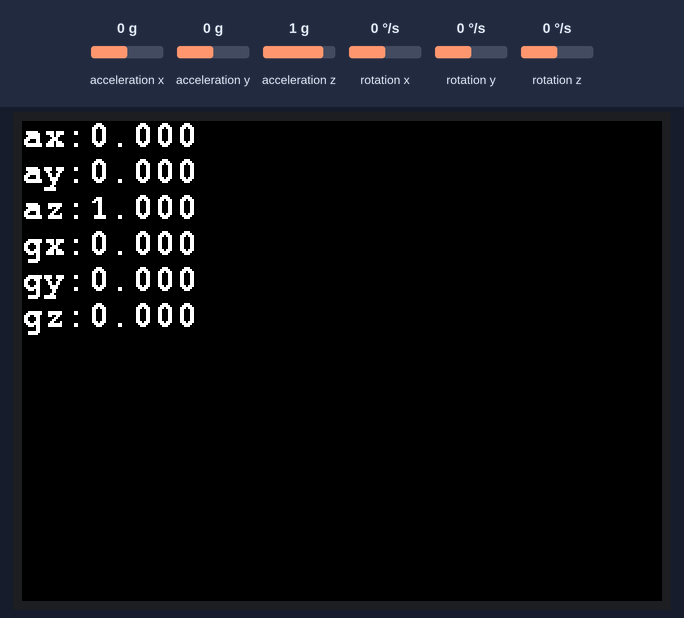
Recording of a sketch running on a simulated ESP32-S3. On the bench: 320×240 colour display. The inputs (shaded band) are chosen by the test bench; at power-on: acceleration x 0 g, acceleration y 0 g, acceleration z 1 g, rotation x 0 °/s, rotation y 0 °/s, rotation z 0 °/s. What the sketch prints to the serial monitor is not drawn.

Above: at 1.3 s.
1.4 s: acceleration x set to -1.4 g
At 2.7 s:
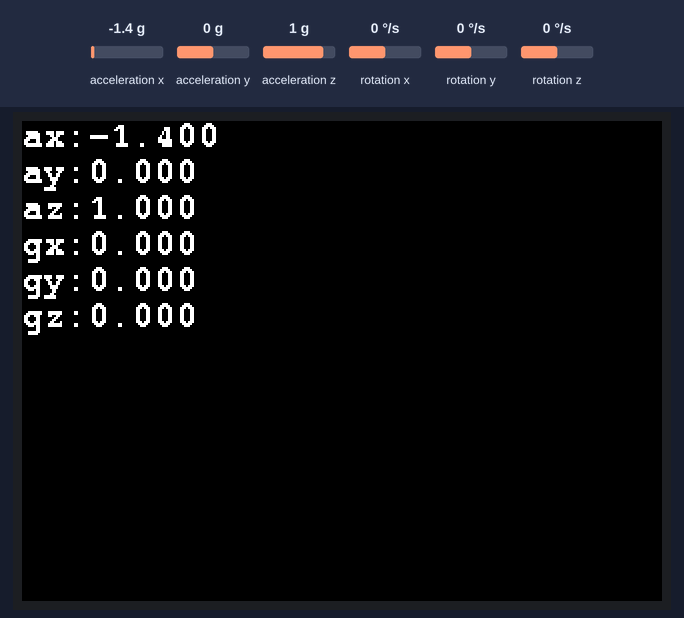
3.1 s: acceleration y set to -1.4 g
At 4.5 s:
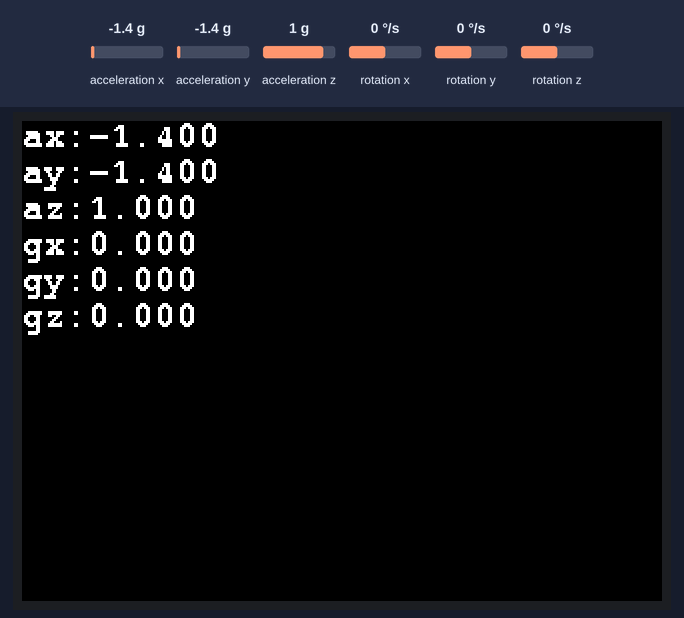
4.8 s: acceleration z set to -1.4 g
At 5.5 s:
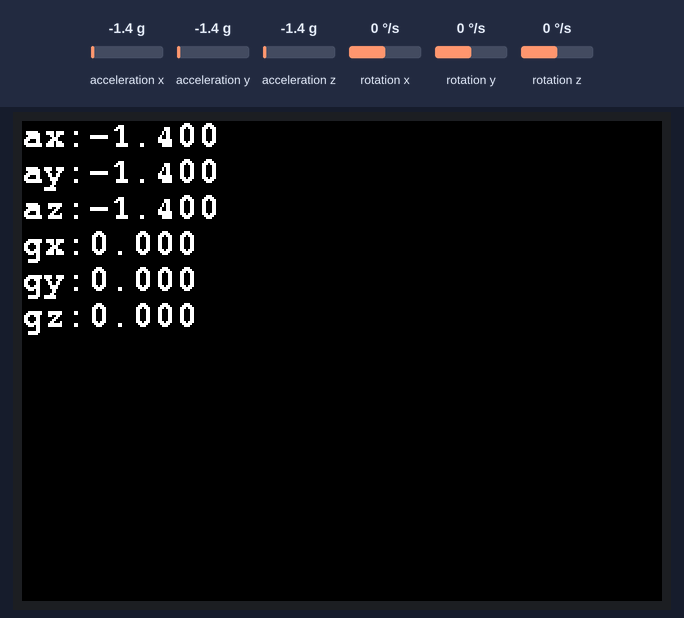
7.8 s: rotation x set to -192 °/s
At 8.7 s:
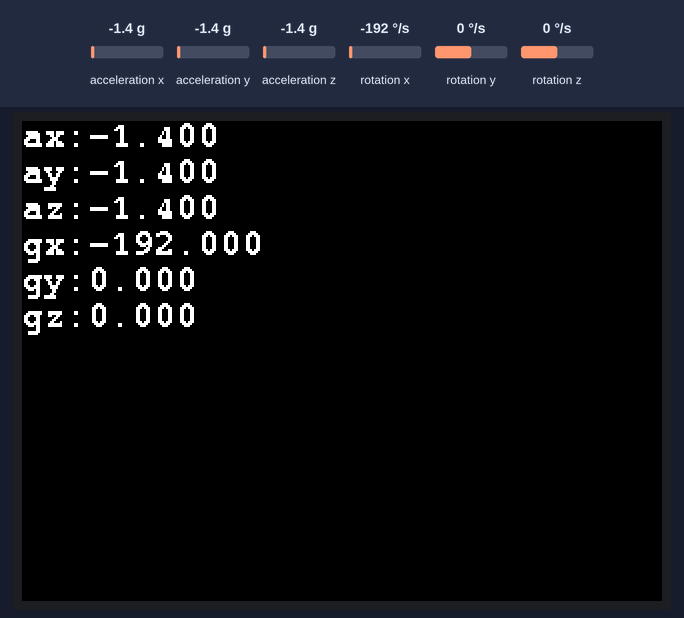
9.5 s: rotation y set to -192 °/s
At 10.0 s:
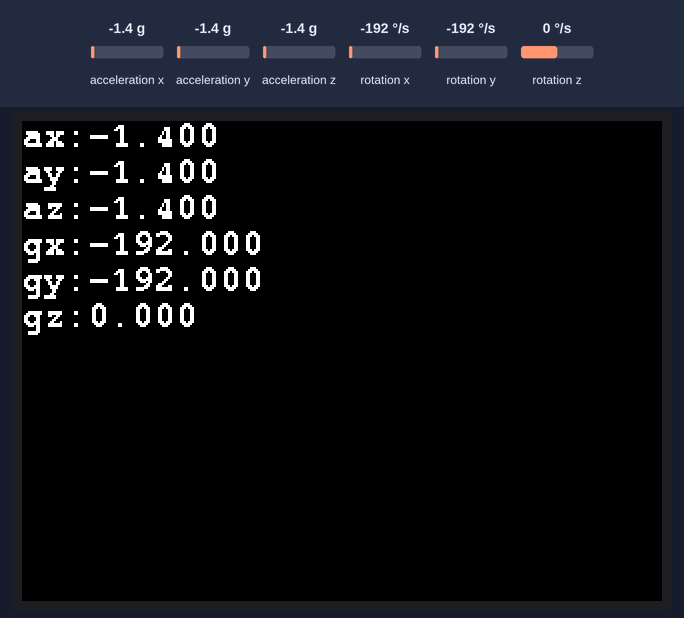
12.5 s: rotation x set to 0 °/s
At 13.3 s:
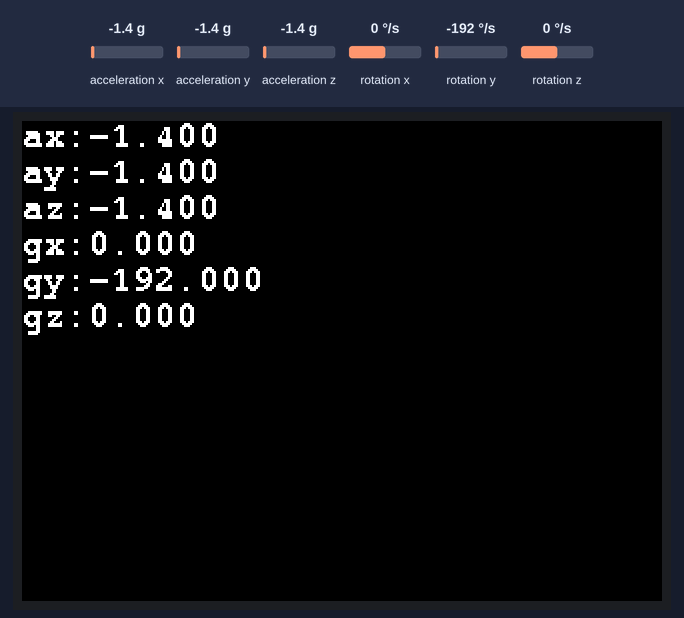
Timing chart, 0 to 15.5 s (numbered marks = the images above; inputs shaded):
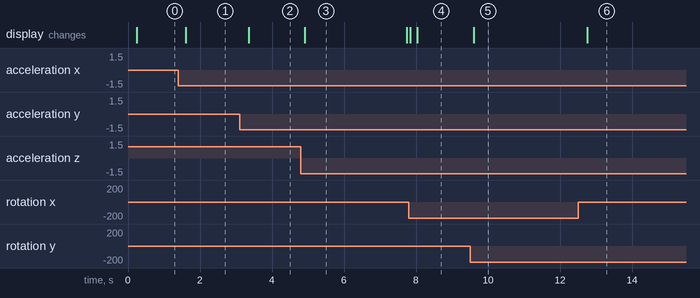

The sketch:

imu.ino
```cpp
#include <M5Unified.h>

void setup(void) {
    M5.begin();
    M5.Display.setFont(&fonts::FreeMonoBold9pt7b);
    Serial.begin(115200);
}

void loop(void) {
    auto imu_update = M5.Imu.update();
    if (imu_update) {
        auto data = M5.Imu.getImuData();

        // The data obtained by getImuData can be used as follows.
        data.accel.x;      // accel x-axis value.
        data.accel.y;      // accel y-axis value.
        data.accel.z;      // accel z-axis value.
        data.accel.value;  // accel 3values array [0]=x / [1]=y / [2]=z.

        data.gyro.x;      // gyro x-axis value.
        data.gyro.y;      // gyro y-axis value.
        data.gyro.z;      // gyro z-axis value.
        data.gyro.value;  // gyro 3values array [0]=x / [1]=y / [2]=z.

        data.value;  // all sensor 9values array [0~2]=accel / [3~5]=gyro / [6~8]=mag

        Serial.printf("ax:%f  ay:%f  az:%f\r\n", data.accel.x, data.accel.y, data.accel.z);
        Serial.printf("gx:%f  gy:%f  gz:%f\r\n", data.gyro.x, data.gyro.y, data.gyro.z);
        M5.Display.clear();
        M5.Display.setCursor(0, 0);
        M5.Display.printf("ax:%.3f\nay:%.3f\naz:%.3f\r\n", data.accel.x, data.accel.y, data.accel.z);
        M5.Display.printf("gx:%.3f\ngy:%.3f\ngz:%.3f\r\n", data.gyro.x, data.gyro.y, data.gyro.z);
    }
    delay(100);
}
```

Measured:
- after the input at 1.4 s, the display: changes after 0.20 s (image 1)
- after the input at 3.1 s, the display: changes after 0.25 s (image 2)
- after the input at 4.8 s, the display: changes after 0.11 s (image 3)
- after the input at 7.8 s, the display: first differs from a run without the input after 0.23 s (image 4)
- after the input at 9.5 s, the display: changes after 0.10 s (image 5)
- after the input at 12.5 s, the display: changes after 0.26 s (image 6)
- what the display in image 3 shows lasts 2.8 s, from 4.9 s to 7.7 s
